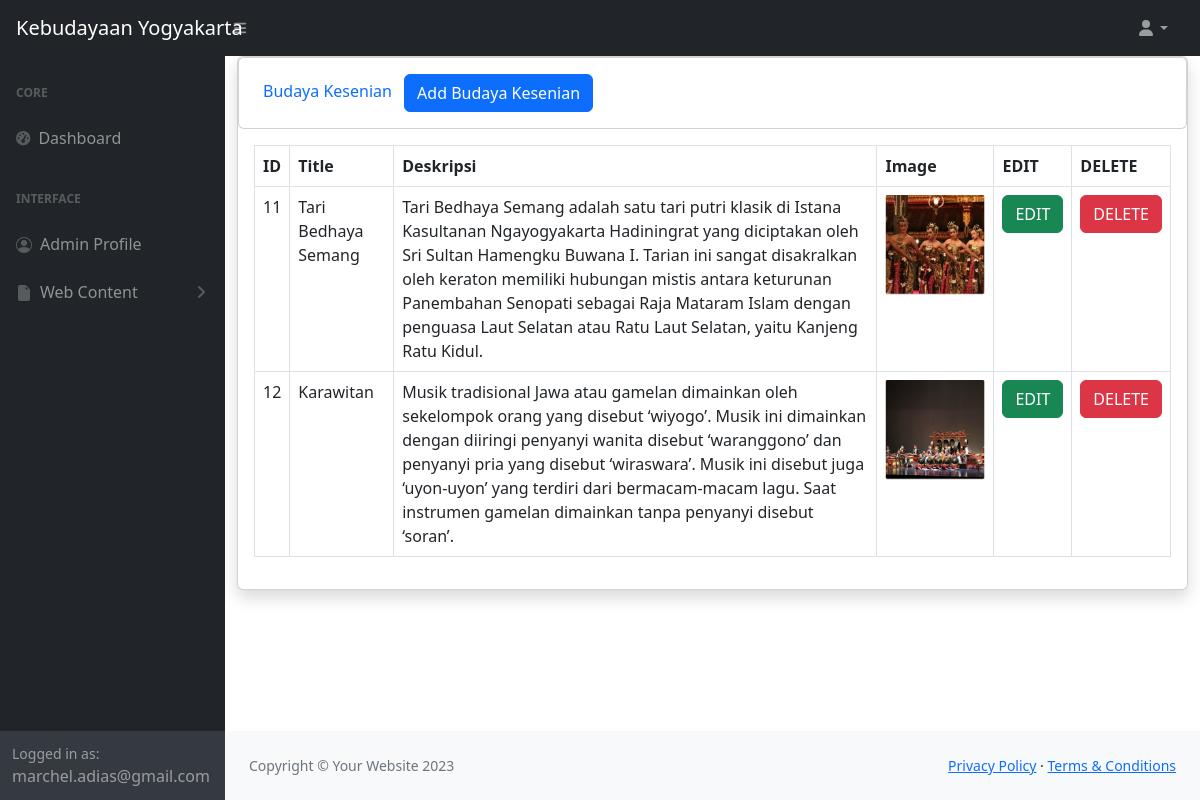
Page /admin/kesenian.php (signed in) on the committed database.
### tables this page shows
CREATE TABLE `kesenian` (
  `id` int(11) NOT NULL,
  `title` varchar(50) NOT NULL,
  `description` varchar(5000) NOT NULL,
  `images` varchar(50) NOT NULL
);

### admin/kesenian.php (the view, shortened to what this page needs)
<?php
include('security.php');
include('includes/header.php');
include('includes/navbar.php');
?>
<div id="layoutSidenav_content">
    <div class="container-fluid">
        <div class="card shadow mb-4">
            <div class="card header py-3">
                <h6 class="m-0 ps-4 font-weight-bold text-primary">Budaya Kesenian
                    <button type="button" class="btn btn-primary ms-2" data-bs-toggle="modal"
                        data-bs-target="#kesenianModal">
                        Add Budaya Kesenian
                    </button>
                </h6>
            </div>
            <div class="card-body">
                <div class="table-responsive">
                    <?php
                        $query = "SELECT * FROM kesenian";
                        $query_run = mysqli_query($connection, $query);
                        if(mysqli_num_rows($query_run) > 0) {
                            ?>
                    <table class="table table-bordered" id="dataTable" width="100%" cellspacing="0">
                        <thead>
                            <tr>
                                <th>ID</th>
                                <th>Title</th>
                                <th>Deskripsi</th>
                                <th>Image</th>
                                <th>EDIT</th>
                                <th>DELETE</th>
                            </tr>
                        </thead>
                        <tbody>
                            <?php
                                while($row = mysqli_fetch_assoc($query_run)) {
                            ?>
                            <tr>
                                <td><?php echo $row['id'] ?></td>
                                <td><?php echo $row['title'] ?></td>
                                <td><?php echo $row['description'] ?></td>
                                <td><?php echo '<img src="upload/'.$row['images'].'" width="100px" height="100px" alt="kesenian">'?></td>
                                <td>
                                    <form action="kesenian_edit.php" method="POST">
                                        <button type="submit" class="btn btn-success" name="edit_data_btn">EDIT</button>
                                    </form>
                                </td>
                                <td>
                                <form action="keseniancode.php" method="POST">
                                        <button type="submit" class="btn btn-danger" name="delete_btn">DELETE</button>
                                    </form>
                                </td>
                            </tr>
                            <?php
                                }
                            ?>
                        </tbody>
                    </table>
                    <?php
                        } else {
                            echo "No Record Found";
                        }
                    ?>
                </div>
            </div>
        </div>
    </div>
    <?php
    include('includes/footer.php');
    ?>

### rows in the picture
kesenian: id "11", title "Tari Bedhaya Semang", description "Tari Bedhaya Semang adalah satu tari putri klasik di Istana Kasultanan Ngayogyakarta Hadiningrat yang diciptakan oleh Sri Sultan Hamengku Buwana I. Tarian ini sangat disakralkan oleh keraton memiliki hubungan mistis antara keturunan Panembahan Senopati sebagai Raja Mataram Islam dengan penguasa Laut Selatan atau Ratu Laut Selatan, yaitu Kanjeng Ratu Kidul.", images (picture)
kesenian: id "12", title "Karawitan", description "Musik tradisional Jawa atau gamelan dimainkan oleh sekelompok orang yang disebut ‘wiyogo’. Musik ini dimainkan dengan diiringi penyanyi wanita disebut ‘waranggono’ dan penyanyi pria yang disebut ‘wiraswara’. Musik ini disebut juga ‘uyon-uyon’ yang terdiri dari bermacam-macam lagu. Saat instrumen gamelan dimainkan tanpa penyanyi disebut ‘soran’.", images (picture)

### other values in the picture
$_SESSION['username'] "marchel.adias@gmail.com"
